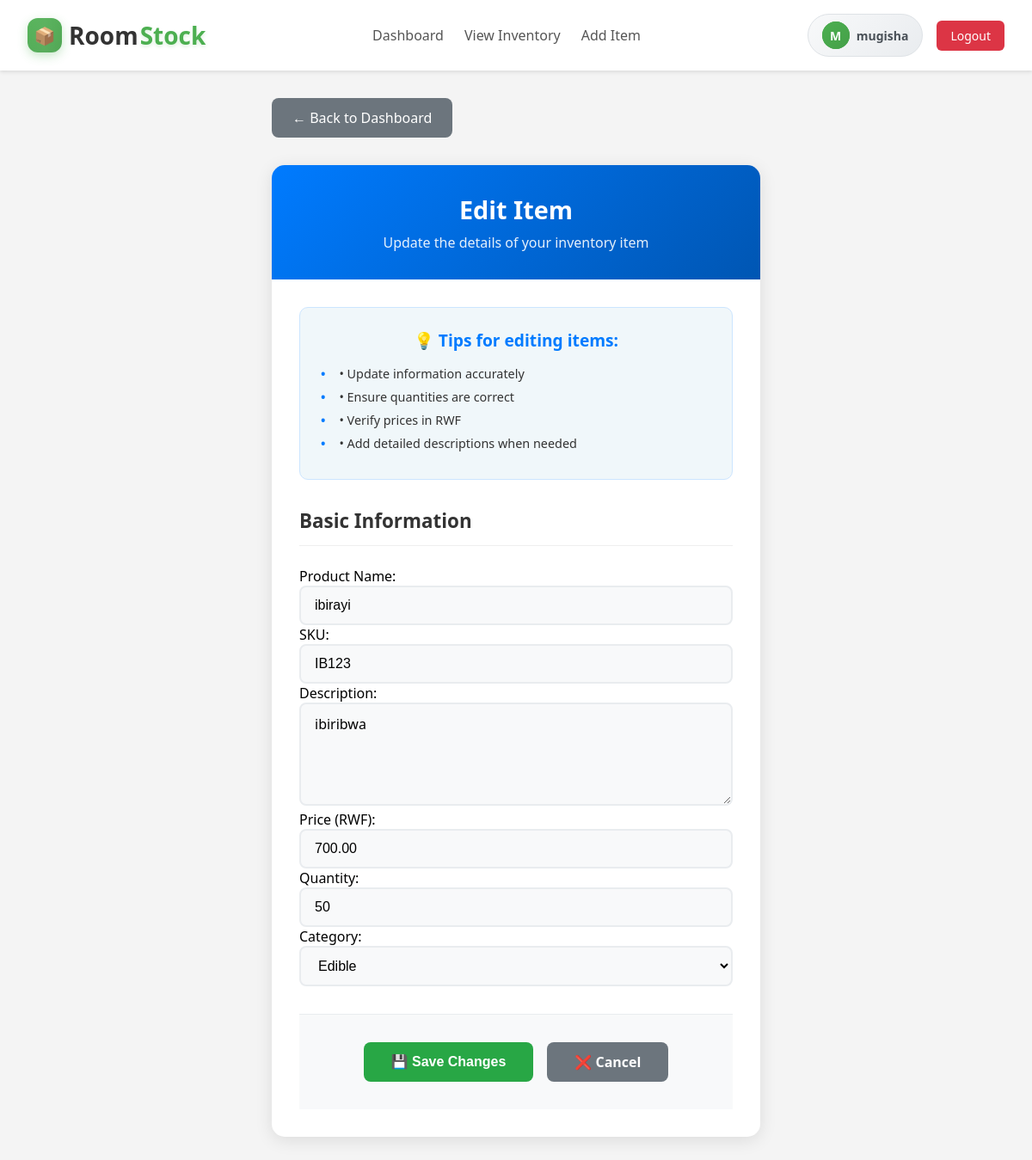
The page /item/11/edit (signed in) on the database its author committed.
### roomstockapp/models.py (models this page shows, shortened)
class Product(models.Model):
    product_id = models.AutoField(primary_key=True)
    name = models.CharField(max_length=100)
    sku = models.CharField(max_length=50, unique=True)
    description = models.TextField(blank=True, null=True)
    price = models.DecimalField(max_digits=10, decimal_places=2)
    quantity = models.IntegerField(default=0)
    category = models.ForeignKey(Category, on_delete=models.SET_NULL, null=True, blank=True)
    user = models.ForeignKey(User, on_delete=models.CASCADE)
    created_at = models.DateTimeField(auto_now_add=True)
    updated_at = models.DateTimeField(auto_now=True)
    is_active = models.BooleanField(default=True)
    class Meta:
        ordering = ['-created_at']

class Category(models.Model):
    name = models.CharField(max_length=100)
    description = models.TextField(blank=True, null=True)
    created_at = models.DateTimeField(auto_now_add=True)
    updated_at = models.DateTimeField(auto_now=True)
    def __str__(self):
        return self.name
    class Meta:
        verbose_name_plural = "Categories"

### roomstockapp/views.py (the view)
# urls.py: path("item/<int:product_id>/edit",views.edit_item,name="edit_item"),
def edit_item(request, product_id):
    product = get_object_or_404(Product, product_id=product_id, user=request.user)
    if request.method == 'POST':
        form = ProductForm(request.POST, instance=product)
        if form.is_valid():
            form.save()
            messages.success(request, 'Product updated successfully!')
            return redirect('inventory_list')
    else:
        form = ProductForm(instance=product)
    return render(request, 'inventory/edit.html', {'form': form, 'item': product})

### roomstockapp/templates/inventory/edit.html (shortened to what this page needs)
{% extends "main.html" %}
{% load static %}
{% block content %}
<div class="edit-container">
  <a href="{% url 'index' %}" class="back-button">
    ← Back to Dashboard
  </a>
  <div class="edit-card">
    <div class="edit-header">
      <h1 class="edit-title">Edit Item</h1>
      <p class="edit-subtitle">Update the details of your inventory item</p>
    </div>
    <form method="POST" class="edit-form">
      <div class="form-tips">
        <div class="tips-title">💡 Tips for editing items:</div>
        <div class="tips-list">
          <div class="tip-item">• Update information accurately</div>
          <div class="tip-item">• Ensure quantities are correct</div>
          <div class="tip-item">• Verify prices in RWF</div>
          <div class="tip-item">• Add detailed descriptions when needed</div>
        </div>
      </div>
      <div class="form-section">
        <h2 class="section-title">Basic Information</h2>
        {{ form.as_p }}
      </div>
      <div class="form-actions">
        <button type="submit" class="form-btn save-btn">
          💾 Save Changes
        </button>
        <a href="{% url 'index' %}" class="form-btn cancel-btn">
          ❌ Cancel
        </a>
      </div>
    </form>
  </div>
</div>
{% endblock content %}

### roomstockapp/templates/components/navbar.html (shortened to what this page needs)
<!DOCTYPE html>
<html lang="en">
  <head>
  </head>
  <body>
    <nav>
      <a href="{% url 'index' %}" class="logo">
        <div class="logo-icon">📦</div>
        <div class="logo-text">
          <span class="logo-room">Room</span>
          <span class="logo-stock">Stock</span>
        </div>
      </a>
      {% if user.is_authenticated %}
        <div class="nav-links">
          <a href="{% url 'index' %}">Dashboard</a>
          <a href="{% url 'inventory_list' %}">View Inventory</a>
          <a href="{% url 'add_item' %}">Add Item</a>
        </div>
        <div class="user-section">
          <div class="user-info">
            <div class="user-avatar">
              <a href="{% url 'profile' %}" class="user-avatar">
              {{ user.username|first|upper }}
            </a>
            </div>
            <span class="username">{{ user.username }}</span>
          </div>
          <a href="{% url 'logout' %}" class="logout-btn">Logout</a>
        </div>
      {% else %}
        <div class="auth-buttons">
          <a href="{% url 'login' %}"><button>Login</button></a>
          <a href="{% url 'register' %}"><button>Register</button></a>
        </div>
      {% endif %}
    </nav>
  </body>
</html>

### roomstockapp/templates/components/navbar.html (style rules this page uses)
* { box-sizing: border-box; margin: 0; padding: 0; }
body { font-family: "Segoe UI", sans-serif; background-color: #f4f4f4; }
nav { display: flex; justify-content: space-between; align-items: center; padding: 1rem 2rem; background-color: #fff; box-shadow: 0 2px 4px rgba(0, 0, 0, 0.1); }
.logo { display: flex; align-items: center; gap: 8px; font-size: 28px; font-weight: 700; text-decoration: none; color: #333; transition: transform 0.3s ease; }
.logo-icon { width: 40px; height: 40px; background: linear-gradient(135deg, #4CAF50, #45a049); border-radius: 12px; display: flex; align-items: center; justify-content: center; color: white; font-size: 20px; font-weight: bold; box-shadow: 0 4px 12px rgba(76, 175, 80, 0.3); position: relative; overflow: hidden; }
.logo-icon::before { content: ''; position: absolute; top: -50%; left: -50%; width: 200%; height: 200%; background: linear-gradient(45deg, transparent, rgba(255,255,255,0.1), transparent); transform: rotate(45deg); animation: shine 3s infinite; }
.logo-text { display: flex; align-items: baseline; gap: 2px; }
.logo-room { color: #333; font-weight: 600; }
.logo-stock { color: #4CAF50; font-weight: 800; text-shadow: 0 2px 4px rgba(76, 175, 80, 0.2); position: relative; }
.logo-stock::after { content: ''; position: absolute; bottom: -2px; left: 0; width: 100%; height: 2px; background: linear-gradient(90deg, #4CAF50, #45a049); border-radius: 1px; transform: scaleX(0); transform-origin: left; transition: transform 0.3s ease; }
nav .nav-links { display: flex; gap: 1.5rem; }
nav .nav-links a { text-decoration: none; color: #555; font-weight: 500; transition: color 0.3s; }
.user-section { display: flex; align-items: center; gap: 1rem; }
.user-info { display: flex; align-items: center; gap: 0.5rem; padding: 0.5rem 1rem; background: linear-gradient(135deg, #f8f9fa, #e9ecef); border-radius: 25px; border: 1px solid #dee2e6; transition: all 0.3s ease; }
.user-avatar { width: 32px; height: 32px; background: linear-gradient(135deg, #4CAF50, #45a049); border-radius: 50%; display: flex; align-items: center; justify-content: center; color: white; font-weight: bold; font-size: 14px; text-transform: uppercase; text-decoration: none; }
.username { font-weight: 600; color: #495057; font-size: 14px; }
.logout-btn { padding: 0.5rem 1rem; border: none; border-radius: 6px; background-color: #dc3545; color: white; font-weight: 500; font-size: 14px; cursor: pointer; transition: all 0.3s ease; text-decoration: none; display: inline-block; }

### rows shown on the page
Product: name "ibirayi", sku "IB123", description "ibiribwa", price "700.00", quantity "50", category "Edible"

### other values the page prints
{{ user.username|first|upper }} "M"
{{ user.username }} "mugisha"
